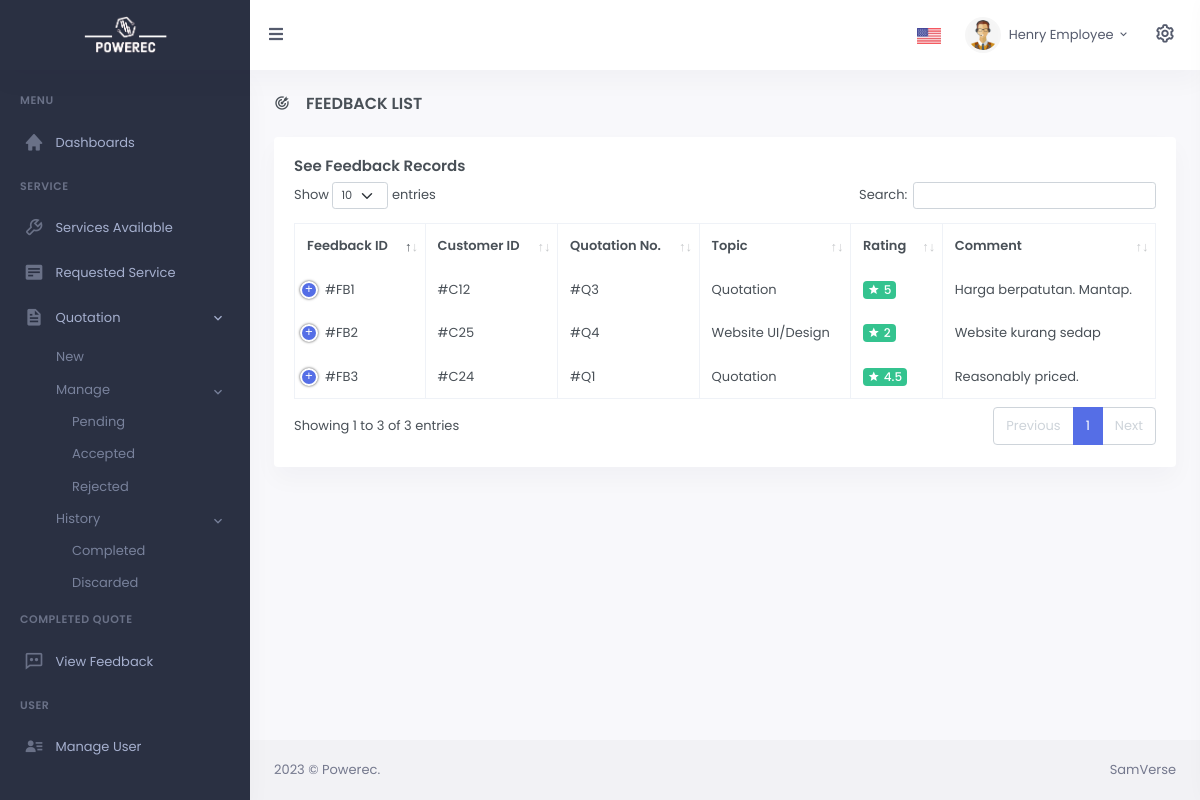
Page /CODE/feedbacklist-employee.php (signed in) on the committed database.
### tables this page shows
CREATE TABLE `feedback` (
  `f_id` int(11) NOT NULL,
  `f_customerid` int(11) NOT NULL,
  `f_qno` int(11) NOT NULL,
  `f_rating` varchar(5) NOT NULL,
  `f_comment` text,
  `f_topic` int(11) NOT NULL,
  `f_created_at` timestamp NOT NULL DEFAULT CURRENT_TIMESTAMP
);

CREATE TABLE `quotation` (
  `q_no` int(11) NOT NULL,
  `q_cid` int(11) NOT NULL,
  `q_service` int(11) NOT NULL,
  `q_date` timestamp NULL DEFAULT CURRENT_TIMESTAMP,
  `q_total` double NOT NULL,
  `q_status` varchar(11) NOT NULL
);

CREATE TABLE `feedback_topic` (
  `ft_id` int(11) NOT NULL,
  `ft_name` varchar(50) NOT NULL
);

### CODE/layouts/menu-admin-employee.php (called while the page is built, shortened)
<?php
include 'layouts/vertical-menu-admin-employee.php';
?>

### CODE/assets/lang/en.php (called while the page is built, shortened)
<?php
$language['Staff']="Staff";
$language['Customer']="Customer";
$language['View']="View";
$language['Quotation']="Quotation";
$language['Services']="Services";
$language['View Quotation']="View Quotation";
$language['Manage User']="Manage User";
$language['Requested Service']="Requested Service";
$language['Accepted']="Accepted";
$language['Pending']="Pending";
$language['Rejected']="Rejected";
$language['Quotation Completed']="Quotation Completed";
$language['Week']="Week";
$language['Month']="Month";
$language['Year']="Year";
$language['Welcome Back!']="Welcome Back!";
$language['Edit Profile']="Edit Profile";
$language['Latest Quotation']="Latest Quotation";
$language['Quotation ID']="Quotation ID";
$language['Customer Name']="Customer Name";
$language['Date']="Date";
$language['Total']="Total";
$language['Address']="Address";
$language['Customer Address']="Customer Address";
$language['(Optional) Address']="(Optional) Address";
$language['View Details']="View Details";
$language['Services Available']="Services Available";
$language['Services ']="Services";
$language['Service Detail']="Service Detail";
$language['New']="New";
$language['Item(s)']="Item(s)";
$language['Receipt']="Receipt";
$language['Request ID']="Request ID";
$language['Service']="Service";
$language['View Feedback']="View Feedback";
$language['Create Feedback']="Create Feedback";
$language['Incoming Request']="Incoming Request";
$language['Customer ID']="Customer ID";
$language['Customer Phone']="Customer Phone";
$language['Service Requested']="Service Requested";
$language['Request Status']="Request Status";
$language['Rejected Request']="Rejected Request";
$language['Update']="Update";
$language['Setting']="Setting";
$language['Appearence']="Appearence";
$language['Light Mode']="Light Mode";
$language['Dark Mode']="Dark Mode";
$language['User List']="User List";
$language['Modify, Delete or Add User']="Modify, Delete or Add User";
$language['Add Employee']="Add Employee";
$language['Add Employer']="Add Employer";
$language['Name']="Name";
$language['Phone Number']="Phone Number";
$language['User Type']="User Type";
$language['Edit']="Edit";
$language['Modify']="Modify";
$language['Delete']="Delete";
$language['See Feedback Records']="See Feedback Records";
$language['Topic']="Topic";
$language['Comment']="Comment";
?>

### CODE/feedbacklist-employee.php (the view, shortened to what this page needs)
<?php include 'layouts/head-main.php'; ?>
<?php include_once ("layouts/config.php");?>
<?php $sql="SELECT * FROM feedback
LEFT JOIN feedback_topic ON feedback.f_topic=feedback_topic.ft_id
LEFT JOIN quotation ON feedback.f_qno=quotation.q_no";
$result=mysqli_query($link,$sql);
?>
<head>
    <link href="assets/libs/datatables.net-bs4/css/dataTables.bootstrap4.min.css" rel="stylesheet" type="text/css" />
    <link href="assets/libs/datatables.net-buttons-bs4/css/buttons.bootstrap4.min.css" rel="stylesheet" type="text/css" />
    <link href="assets/libs/datatables.net-responsive-bs4/css/responsive.bootstrap4.min.css" rel="stylesheet" type="text/css" />
    <?php include 'layouts/head-style.php'; ?>
</head>
<?php include 'layouts/body.php'; ?>
<div id="layout-wrapper">
    <?php include 'layouts/menu-admin-employee.php'; ?>
    <div class="main-content">
        <div class="page-content">
            <div class="container-fluid">
                <div class="row">
                    <div class="col-12">
                        <div class="page-title-box d-sm-flex align-items-center justify-content-between">
                            <h4 class="mb-sm-0 font-size-18"><i class="mdi mdi-bullseye-arrow me-3"></i><?php echo $language["Feedback List"]; ?></h4>
                        </div>
                    </div>
                </div>
                <div class="row">
                    <div class="col-12">
                        <div class="card">
                            <div class="card-body">
                                <h4 class="card-title"><?php echo $language["See Feedback Records"]; ?></h4>
                                <table id="datatable" class="table table-bordered dt-responsive  nowrap w-100">
                                    <thead>
                                        <tr>
                                            <th><?php echo $language["Feedback ID"]; ?></th>
                                            <th><?php echo $language["Customer ID"]; ?></th>
                                            <th><?php echo $language["Quotation No."]; ?></th>
                                            <th><?php echo $language["Topic"]; ?></th>
                                            <th><?php echo $language["Rating"]; ?></th>
                                            <th><?php echo $language["Comment"]; ?></th>
                                        </tr>
                                    </thead>
                                    <tbody>
                                        <?php
                                          while($row=mysqli_fetch_assoc($result))
                                          {
                                            ?>
                                             <tr>
                                                 <td>#FB<?php echo $row['f_id']; ?></td>
                                                 <td>#C<?php echo $row['f_customerid']; ?></td>
                                                 <td>#Q<?php echo $row['q_no'];?></td>
                                                 <td><?php echo $row['ft_name'];?></td>
                                                 <td><span class="badge bg-success font-size-12"><i class="mdi mdi-star me-1"></i><?php echo $row['f_rating']; ?></span></td>
                                                 <td><?php echo $row['f_comment']; ?></td>
                                             </tr>
                                        <?php } ?>
                    </tbody>
                </table>
            </div>
        </div>
    </div>
    </div>
            </div>
        </div>
        <?php include 'layouts/footer.php'; ?>
    </div>
</div>
</body>
</html>

### CODE/layouts/head-main.php (shortened to what this page needs)
<?php
$lang = "en";
if( isset( $_SESSION['lang'] ) ) {
    $lang = $_SESSION['lang'];
}else {
    $lang = "en";
}
?>
<!DOCTYPE html>
<html lang="<?php echo $lang ?>">

### CODE/layouts/head-style.php
<link href="assets/css/bootstrap.min.css" id="bootstrap-style" rel="stylesheet" type="text/css" />
<link href="assets/css/icons.min.css" rel="stylesheet" type="text/css" />
<link href="assets/css/app.min.css" id="app-style" rel="stylesheet" type="text/css" />

### CODE/layouts/body.php
<body data-sidebar="dark">

### CODE/layouts/vertical-menu-admin-employee.php (shortened to what this page needs)
<header id="page-topbar">
    <div class="navbar-header">
        <div class="d-flex">
            <div class="navbar-brand-box">
                <a href="index.php" class="logo logo-light">
                    <span class="logo-lg">
                        <img src="assets/images/PowerecIcon.png" height="40">
                    </span>
                </a>
            </div>
            <button type="button" class="btn btn-sm px-3 font-size-16 header-item waves-effect" id="vertical-menu-btn">
                <i class="fa fa-fw fa-bars"></i>
            </button>
        </div>
        <div class="d-flex">
            <div class="dropdown d-inline-block">
                <button type="button" class="btn header-item waves-effect" data-bs-toggle="dropdown" aria-haspopup="true" aria-expanded="false">
                    <?php if ($lang == 'en') { ?>
                        <img src="assets/images/flags/us.jpg" alt="Header Language" height="16">
                    <?php } ?>
                </button>
            </div>
            <div class="dropdown d-inline-block">
                <button type="button" class="btn header-item waves-effect" id="page-header-user-dropdown" data-bs-toggle="dropdown" aria-haspopup="true" aria-expanded="false">
                    <img class="rounded-circle header-profile-user" src="assets/images/users/profilepic.jpg" alt="Header Avatar">
                    <span class="d-none d-xl-inline-block ms-1" key="t-henry"><?php echo ucfirst($_SESSION["username"]); ?></span>
                    <i class="mdi mdi-chevron-down d-none d-xl-inline-block"></i>
                </button>
            </div>
            <div class="dropdown d-inline-block">
                <button type="button" class="btn header-item noti-icon right-bar-toggle waves-effect">
                    <i class="bx bx-cog bx-spin"></i>
                </button>
            </div>
        </div>
    </div>
</header>
<div class="vertical-menu">
    <div data-simplebar class="h-100">
        <div id="sidebar-menu">
            <ul class="metismenu list-unstyled" id="side-menu">
                <li class="menu-title" key="t-menu"><?php echo $language["Menu"]; ?></li>
                <li>
                    <a href="admin-employee.php" key="t-dashboards"><i class="bx bxs-home"></i>
                        <span key="t-Dashboard"><?php echo $language["Dashboard"]; ?></span>
                    </a>
                </li>
                <li class="menu-title" key="t-services"><?php echo $language["Service"]; ?></li>
                <li>
                    <a href="service-employee.php" class="waves-effect">
                        <i class="bx bx-wrench"></i>
                        <span key="t-Service"><?php echo $language["Services Available"]; ?></span>
                </a>
                </li>
                <li>
                    <a href="service-request-employee.php" class="waves-effect">
                        <i class="bx bxs-detail"></i>
                        <span key="t-Service"><?php echo $language["Requested Service"]; ?></span>
                    </a>
                </li>
                <li>
                    <a href="javascript: void(0);" class="has-arrow" key="t-horizontal"><i class="bx bxs-file"></i>
                        <span key="t-Quotation"><?php echo $language["Quotation"]; ?></span>
                    </a>
                    <ul class="sub-menu" aria-expanded="true">
                        <li><a href="quotations-create-employee.php" key="t-level-1-1"><?php echo $language["New"]; ?></a></li>
                        <li>
                            <a href="javascript: void(0);" class="has-arrow" key="t-level-1-2"><?php echo $language["Manage"]; ?></a>
                            <ul class="sub-menu" aria-expanded="true">
                                <li>
                                    <a href="quotations-list-employee.php" key="t-level-2-1"><?php echo $language["Pending"]; ?>
                                    </a>
                                </li>
                                <li>
                                    <a href="quotations-list-accept-employee.php" key="t-level-2-2"><?php echo $language["Accepted"]; ?>
                                    </a>
                                </li>
                                <li>
                                    <a href="quotations-list-reject-employee.php" key="t-level-2-3"><?php echo $language["Rejected"]; ?>
                                    </a>
                                </li>
                            </ul>
                        </li>
                        <li>
                            <a href="javascript: void(0);" class="has-arrow" key="t-level-1-2"><?php echo $language["History"]; ?></a>
                            <ul class="sub-menu" aria-expanded="true">
                                <li>
                                    <a href="quotations-list-complete-employee.php" key="t-level-2-1"><?php echo $language["Completed"]; ?>
                                    </a>
                                </li>
                                <li>
                                    <a href="quotations-list-discard-employee.php" key="t-level-2-4"><?php echo $language["Discarded"]; ?>
                                    </a>
                                </li>
                            </ul>
                        </li>
                    </ul>
                </li>
                <li class="menu-title" key="t-Feedback"><?php echo $language["Completed Quote"]; ?></li>
                <li>
                    <a href="feedbacklist-employee.php" key="feedback"><i class="bx bx-comment-dots"></i>
                        <span key="t-Feedback"><?php echo $language["View Feedback"]; ?></span>
                    </a>
                </li>
                <li class="menu-title" key="t-user"><?php echo $language["User"]; ?></li>
                <li>
                    <a href="manageUser-employee.php" key="manageuser"><i class="bx bxs-user-detail"></i>
                        <span key="t-User"><?php echo $language["Manage User"]; ?></span>
                    </a>
                </li>
            </ul>
        </div>
    </div>
</div>

### CODE/layouts/footer.php
<footer class="footer">
    <div class="container-fluid">
        <div class="row">
            <div class="col-sm-6">
                <script>document.write(new Date().getFullYear())</script> © Powerec.
            </div>
            <div class="col-sm-6">
                <div class="text-sm-end d-none d-sm-block">
                    SamVerse
                </div>
            </div>
        </div>
    </div>
</footer>

### rows in the picture
feedback: f_id "1", f_customerid "12", f_qno.q_no "3", f_topic.ft_name "Quotation", f_rating "5", f_comment "Harga berpatutan. Mantap."
feedback: f_id "2", f_customerid "25", f_qno.q_no "4", f_topic.ft_name "Website UI/Design", f_rating "2", f_comment "Website kurang sedap"
feedback: f_id "3", f_customerid "24", f_qno.q_no "1", f_topic.ft_name "Quotation", f_rating "4.5", f_comment "Reasonably priced."

### other values in the picture
$_SESSION["username"] "Henry Employee"
$language["Menu"] "MENU"
$language["Dashboard"] "Dashboards"
$language["Service"] "SERVICE"
$language["Services Available"] "Services Available"
$language["Requested Service"] "Requested Service"
$language["Quotation"] "Quotation"
$language["New"] "New"
$language["Manage"] "Manage"
$language["Pending"] "Pending"
$language["Accepted"] "Accepted"
$language["Rejected"] "Rejected"
$language["History"] "History"
$language["Completed"] "Completed"
$language["Discarded"] "Discarded"
